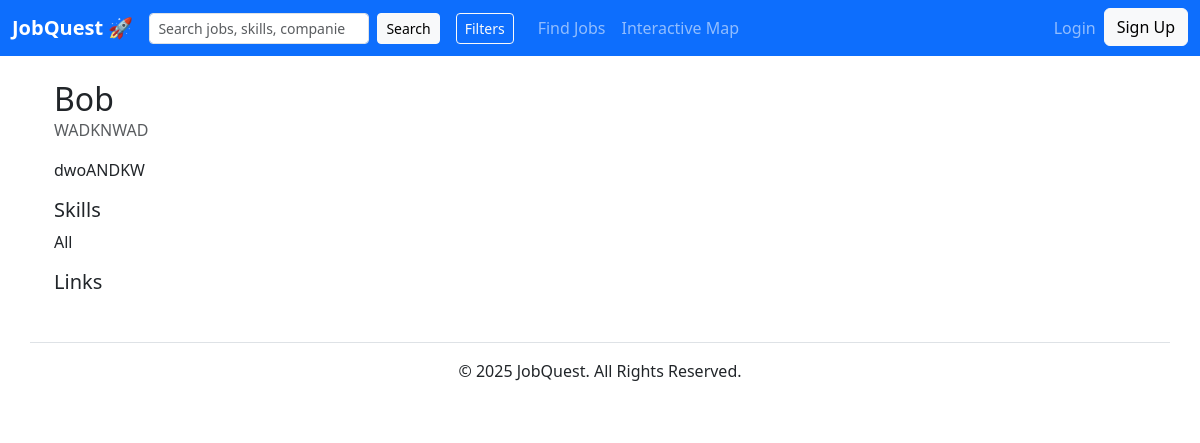
Page /accounts/Bob/ on the committed database.
### accounts/models.py (models this page shows, shortened)
class Profile(models.Model):
	user = models.OneToOneField(settings.AUTH_USER_MODEL, on_delete=models.CASCADE)
	headline = models.CharField(max_length=200, blank=True)
	bio = models.TextField(blank=True)
	skills = models.TextField(blank=True, help_text="Comma-separated list of skills")
	experience = models.TextField(blank=True, help_text="Work experience / summary")
	education = models.TextField(blank=True)
	github = models.URLField(blank=True)
	linkedin = models.URLField(blank=True)
	website = models.URLField(blank=True)
	location = models.CharField(max_length=255, blank=True)
	latitude = models.FloatField(null=True, blank=True)
	longitude = models.FloatField(null=True, blank=True)
	avatar = models.ImageField(upload_to='avatars/', blank=True, null=True)
	is_recruiter = models.BooleanField(default=False)
	company = models.CharField(max_length=200, blank=True)
	desired_positions = models.TextField(blank=True, help_text="Comma-separated desired positions")
	desired_companies = models.TextField(blank=True, help_text="Comma-separated desired companies")
	phone = models.CharField(max_length=40, blank=True)
	headline_visible = models.BooleanField(default=True)
	bio_visible = models.BooleanField(default=True)
	skills_visible = models.BooleanField(default=True)
	experience_visible = models.BooleanField(default=True)
	education_visible = models.BooleanField(default=True)
	links_visible = models.BooleanField(default=True)
	company_visible = models.BooleanField(default=True)
	desired_positions_visible = models.BooleanField(default=True)
	desired_companies_visible = models.BooleanField(default=True)
	phone_visible = models.BooleanField(default=False)
	email_visible = models.BooleanField(default=False)

### accounts/views.py (the view)
# urls.py: path('<str:username>/', views.profile_detail, name='profile_detail'),
def profile_detail(request, username):
	from django.contrib.auth import get_user_model
	User = get_user_model()
	user = get_object_or_404(User, username=username)
	profile = None
	try:
		profile = user.profile
	except Profile.DoesNotExist:
		profile = None
	viewer_is_recruiter = False
	if request.user.is_authenticated and request.user != user:
		try:
			viewer_profile = request.user.profile
			viewer_is_recruiter = bool(getattr(viewer_profile, 'is_recruiter', False))
		except Profile.DoesNotExist:
			viewer_is_recruiter = False
	is_saved = False
	if request.user.is_authenticated and viewer_is_recruiter:
		is_saved = SavedProfile.objects.filter(recruiter=request.user, saved_user=user).exists()
	return render(request, 'accounts/profile_detail.html', {
		'profile': profile,
		'profile_user': user,
		'viewer_is_recruiter': viewer_is_recruiter,
		'is_saved': is_saved,
	})

### accounts/context_processors.py (called while the page is built)
def user_profile(request):
    user = getattr(request, 'user', None)
    profile = None
    if user and user.is_authenticated:
        try:
            profile = user.profile
        except Exception:
            profile = None
    return {'user_profile': profile}

### accounts/templates/accounts/profile_detail.html (shortened to what this page needs)
{% extends "base.html" %}
{% block content %}
  <div class="container mt-4">
    <div class="d-flex align-items-center mb-3">
      <div>
        <h2 class="mb-0">{{ profile_user.get_full_name|default:profile_user.username }}</h2>
        {% if profile and profile.headline %}
          {% if not viewer_is_recruiter|default:False or profile.headline_visible %}
            <div class="text-muted">{{ profile.headline }}</div>
          {% endif %}
        {% endif %}
      </div>
    </div>
    {% if profile %}
      {% if not viewer_is_recruiter|default:False %}
        {% if profile.bio %}<p>{{ profile.bio|linebreaks }}</p>{% endif %}
        {% if profile.skills %}
          <h5>Skills</h5>
          <p>{{ profile.skills }}</p>
        {% endif %}
        <h5>Links</h5>
      {% endif %}
    {% else %}
      <p>This user has not created a profile yet.</p>
    {% endif %}
  </div>
{% endblock %}

### rows in the picture
Profile: headline "WADKNWAD", bio "dwoANDKW", skills "All"

### other values in the picture
{{ profile_user.get_full_name|default:profile_user.username }} "Bob"
